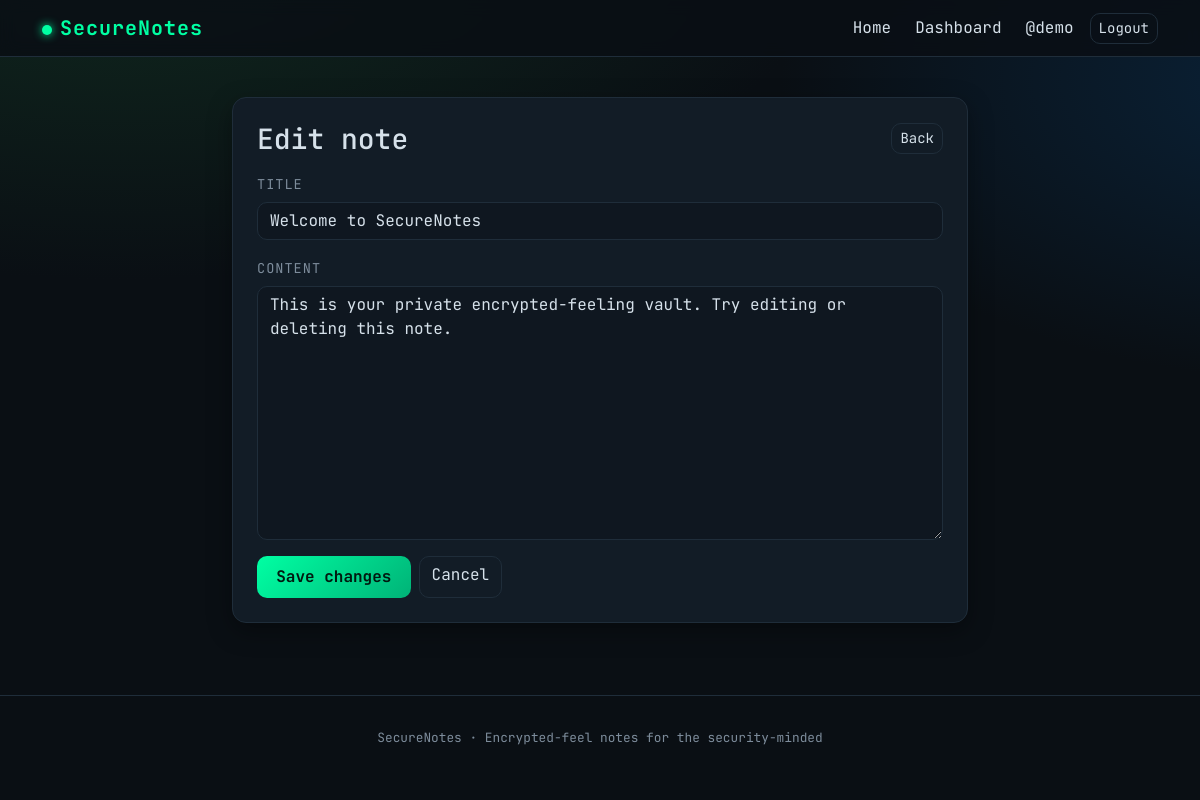
Screenshot of /notes/1/edit (signed in) with the database file from the repository.
### models.py (models this page shows)
class User(db.Model):
    __tablename__ = "users"
    id = db.Column(db.Integer, primary_key=True)
    username = db.Column(db.String(80), unique=True, nullable=False)
    password_hash = db.Column(db.String(255), nullable=False)
    created_at = db.Column(db.DateTime, default=datetime.utcnow)
    notes = db.relationship("Note", backref="author", cascade="all, delete-orphan", lazy=True)

class Note(db.Model):
    __tablename__ = "notes"
    id = db.Column(db.Integer, primary_key=True)
    title = db.Column(db.String(200), nullable=False)
    content = db.Column(db.Text, default="")
    created_at = db.Column(db.DateTime, default=datetime.utcnow)
    updated_at = db.Column(db.DateTime, default=datetime.utcnow)
    user_id = db.Column(db.Integer, db.ForeignKey("users.id"), nullable=False)

### app.py (the view, shortened to what this page needs)
@app.route("/notes/<int:note_id>/edit", methods=["GET", "POST"])
@login_required
def edit_note(note_id):
    user = current_user()
    note = Note.query.filter_by(id=note_id, user_id=user.id).first_or_404()
    return render_template("edit_note.html", note=note)

### app.py (called while the page is built)
def login_required(view):
    from functools import wraps
    @wraps(view)
    def wrapped(*args, **kwargs):
        if "user_id" not in session:
            flash("Please log in to access this page.", "warning")
            return redirect(url_for("login"))
        return view(*args, **kwargs)
    return wrapped

def current_user():
    uid = session.get("user_id")
    return User.query.get(uid) if uid else None

@app.context_processor
def inject_user():
    return {"current_user": current_user()}

### templates/edit_note.html (shortened to what this page needs)
{% extends "base.html" %}
{% block content %}
<div class="container py-4" style="max-width: 760px;">
  <div class="card p-4">
    <div class="d-flex justify-content-between align-items-center mb-3">
      <h3 class="mb-0">Edit note</h3>
      <a href="{{ url_for('dashboard') }}" class="btn btn-outline-light btn-sm">Back</a>
    </div>
    <form method="post">
      <div class="mb-3">
        <label class="form-label">Title</label>
        <input class="form-control" name="title" value="{{ note.title }}" required>
      </div>
      <div class="mb-3">
        <label class="form-label">Content</label>
        <textarea class="form-control" name="content" rows="10">{{ note.content }}</textarea>
      </div>
      <div class="d-flex gap-2">
        <button class="btn btn-primary" type="submit">Save changes</button>
        <a href="{{ url_for('dashboard') }}" class="btn btn-outline-light">Cancel</a>
      </div>
    </form>
  </div>
</div>
{% endblock %}

### templates/base.html (shortened to what this page needs)
<!doctype html>
<html lang="en">
<head>
  <link href="https://cdn.jsdelivr.net/npm/bootstrap@5.3.3/dist/css/bootstrap.min.css" rel="stylesheet">
  <link rel="stylesheet" href="{{ url_for('static', filename='css/style.css') }}">
</head>
<body>
<nav class="navbar navbar-expand-lg sticky-top">
  <div class="container">
    <a class="navbar-brand" href="{{ url_for('home') }}">
      <span class="brand-dot"></span>SecureNotes
    </a>
    <div class="collapse navbar-collapse" id="nav">
      <ul class="navbar-nav ms-auto align-items-lg-center gap-lg-2">
        <li class="nav-item"><a class="nav-link" href="{{ url_for('home') }}">Home</a></li>
        {% if current_user %}
          <li class="nav-item"><a class="nav-link" href="{{ url_for('dashboard') }}">Dashboard</a></li>
          <li class="nav-item"><span class="nav-link text-muted">@{{ current_user.username }}</span></li>
          <li class="nav-item"><a class="btn btn-outline-light btn-sm" href="{{ url_for('logout') }}">Logout</a></li>
        {% else %}
          <li class="nav-item"><a class="nav-link" href="{{ url_for('login') }}">Login</a></li>
          <li class="nav-item"><a class="btn btn-primary btn-sm" href="{{ url_for('register') }}">Get Started</a></li>
        {% endif %}
      </ul>
    </div>
  </div>
</nav>
{% block content %}{% endblock %}
<footer>
  <div>SecureNotes &middot; Encrypted-feel notes for the security-minded</div>
</footer>
</body>
</html>

### static/css/style.css (style rules this page uses)
:root { --bg: #0a0f14; --bg-elev: #0f1720; --surface: #121c26; --border: #1f2d3a; --text: #d6e1ea; --muted: #7d8c9b; --accent: #00ffa3; --accent-dim: #00b377; --danger: #ff5577; --warning: #ffcc66; --info: #5fb8ff; }
* { box-sizing: border-box; }
html, body { background: radial-gradient(1200px 600px at 10% -10%, #102a1f 0%, transparent 60%), radial-gradient(900px 500px at 110% 10%, #0a2238 0%, transparent 60%), var(--bg); color: var(--text); font-family: 'JetBrains Mono', ui-monospace, SFMono-Regular, Menlo, Consolas, monospace; min-height: 100vh; }
a { color: var(--accent); text-decoration: none; }
.navbar { background: rgba(10, 15, 20, 0.85) !important; backdrop-filter: blur(8px); border-bottom: 1px solid var(--border); }
.navbar .navbar-brand { color: var(--accent) !important; font-weight: 700; letter-spacing: 1px; }
.navbar .nav-link { color: var(--text) !important; }
.brand-dot { display: inline-block; width: 10px; height: 10px; border-radius: 50%; background: var(--accent); box-shadow: 0 0 10px var(--accent); margin-right: 8px; }
.card { background: var(--surface); border: 1px solid var(--border); border-radius: 14px; color: var(--text); box-shadow: 0 8px 24px rgba(0,0,0,0.35); }
.form-control, .form-control:focus { background: var(--bg-elev); border: 1px solid var(--border); color: var(--text); border-radius: 10px; }
.form-label { color: var(--muted); font-size: 0.85rem; text-transform: uppercase; letter-spacing: 1px; }
.btn-primary { background: linear-gradient(135deg, var(--accent), var(--accent-dim)); border: none; color: #001a10; font-weight: 700; border-radius: 10px; padding: 0.55rem 1.2rem; transition: transform .15s ease, box-shadow .15s ease; }
.btn-outline-light { border-color: var(--border); color: var(--text); border-radius: 10px; }
textarea.form-control { min-height: 180px; font-family: inherit; }
footer { color: var(--muted); font-size: 0.8rem; text-align: center; padding: 2rem 1rem; border-top: 1px solid var(--border); margin-top: 3rem; }

### rows the page displays
User: username "demo"
Note: title "Welcome to SecureNotes", content "This is your private encrypted-feeling vault. Try editing or deleting this note."
